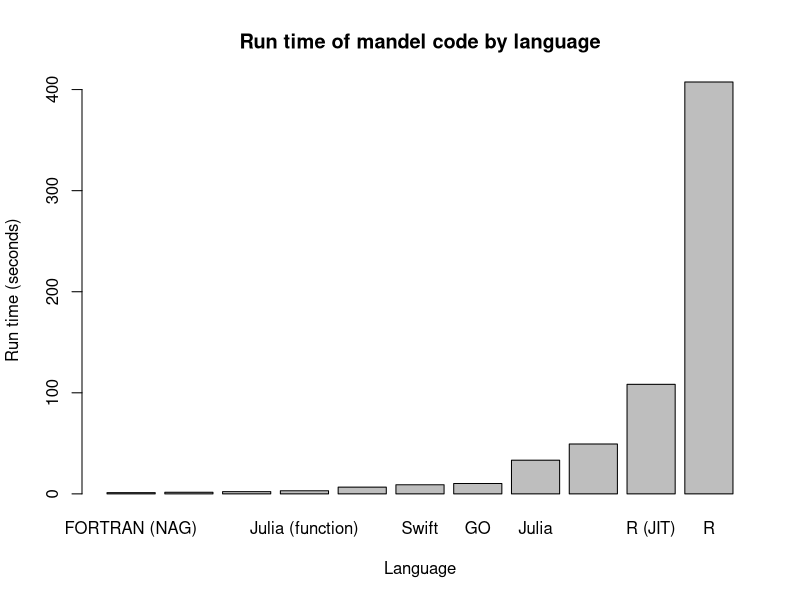

Reproduce this figure in R.
# Plot timing data for different mandel implementations

# Read our data
timings <- read.csv("timing.csv")

# Sort ascending by time
sortedtimings <- timings[order(timings$Time),]

# Open our output file
png(file="timing.png", width=1920, height=720)

# Plot
barplot(sortedtimings$Time, names.arg=sortedtimings$Language, xlab="Language", ylab="Run time (seconds)", main="Run time of mandel code by language")

# Tidy up
dev.off()